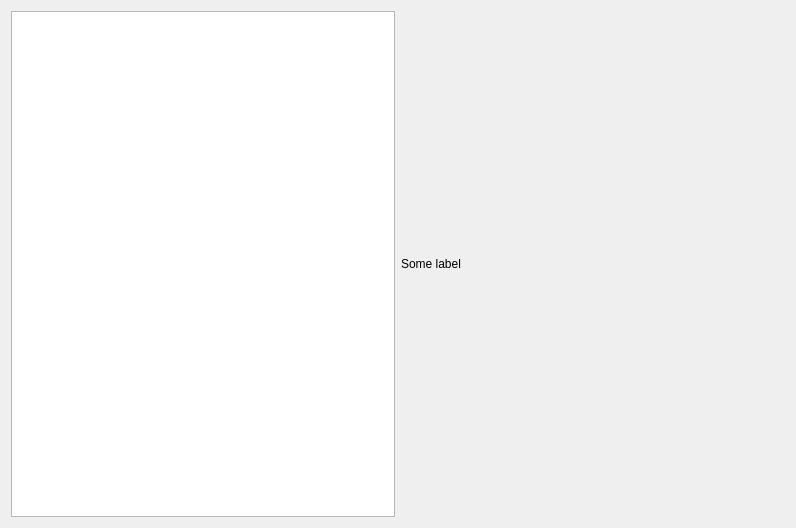
<?xml version="1.0" encoding="UTF-8"?>
<ui version="4.0">
 <class>Widget</class>
 <widget class="QWidget" name="Widget">
  <property name="geometry">
   <rect>
    <x>0</x>
    <y>0</y>
    <width>796</width>
    <height>528</height>
   </rect>
  </property>
  <property name="windowTitle">
   <string>QStringListModel</string>
  </property>
  <layout class="QHBoxLayout" name="horizontalLayout">
   <item>
    <widget class="QListView" name="listView"/>
   </item>
   <item>
    <widget class="QLabel" name="label">
     <property name="sizePolicy">
      <sizepolicy hsizetype="Expanding" vsizetype="Preferred">
       <horstretch>0</horstretch>
       <verstretch>0</verstretch>
      </sizepolicy>
     </property>
     <property name="text">
      <string>Some label</string>
     </property>
    </widget>
   </item>
  </layout>
 </widget>
 <resources/>
 <connections/>
</ui>
